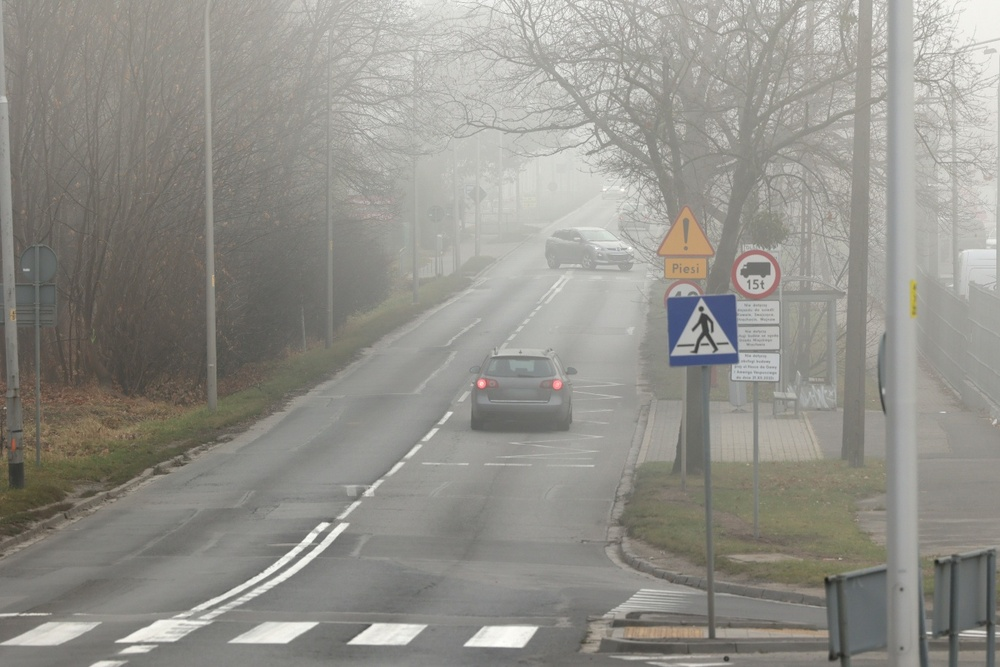
#> input picture 3주차 실습/mistyroad.jpg, 1000 x 667 px, shrunk from 1368 x 912 before the run
$ python '1.이진화 및 히스토그램 분석.py'
#> lines starting #> are read from the running program, lines starting #| are printed output that depends on the picture; after the words box and inside, x2 and y2 are one past the last pixel; in counts of white or black regions, pixels touching at a corner belong together
import cv2 as cv
import numpy as np
import sys
import matplotlib.pyplot as plt


img = cv.imread('./mistyroad.jpg')
#> img is the input picture: shape (667, 1000, 3); mean B, G, R 138.7, 145, 146.5
if img is None:
    sys.exit("이미지를 불러올 수 없습니다.")

gray = cv.cvtColor(img, cv.COLOR_BGR2GRAY)
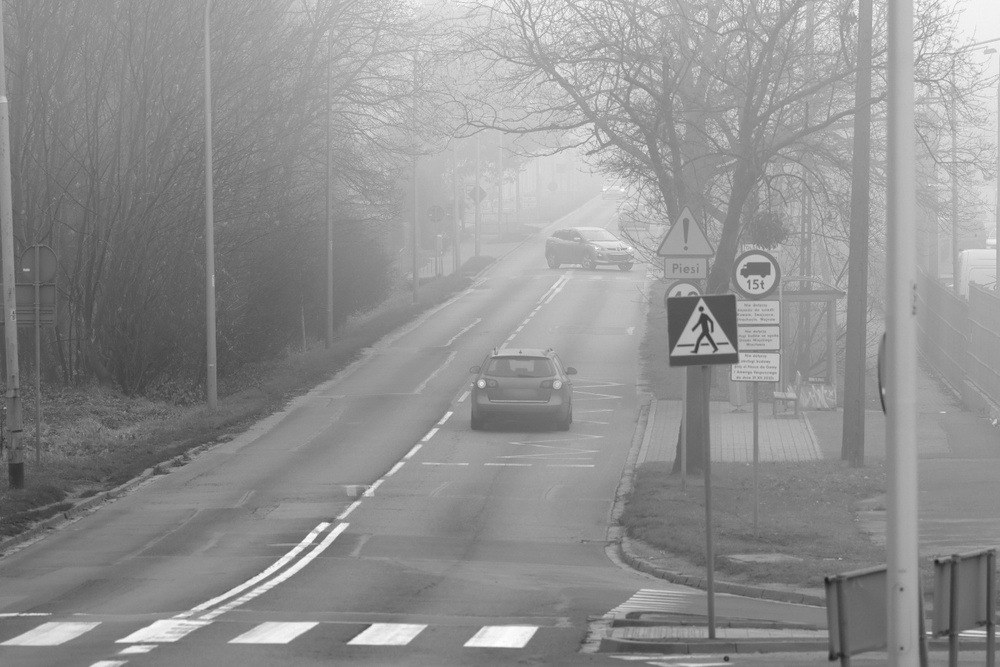
#> gray: shape (667, 1000); min 28, max 255, mean 144.8

t, binary = cv.threshold(gray, 127, 255, cv.THRESH_BINARY)
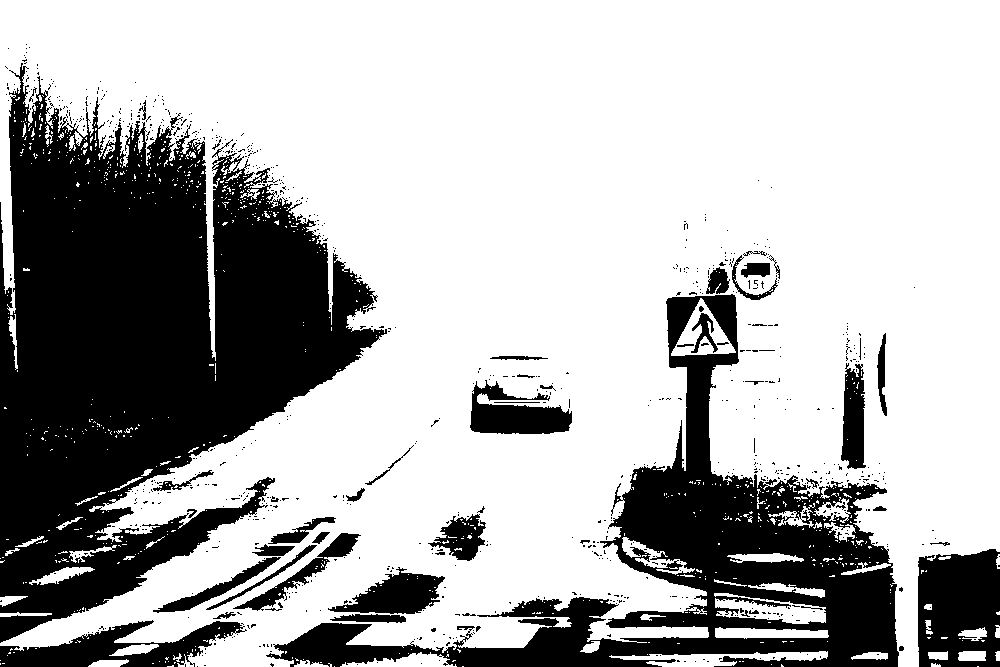
#> binary: shape (667, 1000); 69.5% white; 807 black regions (754 under 20 px), largest, box (x1, y1, x2, y2) and area: (0, 63, 387, 643) 117309, (266, 294, 899, 667) 53285, (918, 549, 1000, 667) 8193

hist_gray = cv.calcHist([gray], [0], None, [256], [0, 256])
#> hist_gray = 256 values, max 9114 at index 139, min 0 at index 0, mean 2605.5
hist_binary = cv.calcHist([binary], [0], None, [256], [0, 256])
#> hist_binary = 256 values, max 463303 at index 255, min 0 at index 1, mean 2605.5

plt.figure(figsize=(16, 7))

plt.subplot(2, 3, 1)
plt.imshow(cv.cvtColor(img, cv.COLOR_BGR2RGB))
plt.title("Original img")
plt.axis("off")

plt.subplot(2, 3, 2)
plt.imshow(gray, cmap="gray")
plt.title("Grayscale img")
plt.axis("off")

plt.subplot(2, 3, 3)
plt.imshow(binary, cmap="gray")
plt.title("Binary img")
plt.axis("off")

plt.subplot(2, 3, 5)
plt.plot(hist_gray, color='blue')
plt.title("Grayscale Histogram")
plt.xlabel("Pixel Value")
plt.ylabel("Frequency")

plt.subplot(2, 3, 6)
plt.plot(hist_binary, color='black')
plt.title("Binary Histogram")
plt.xlabel("Pixel Value")
plt.ylabel("Frequency")

plt.tight_layout()
plt.show()
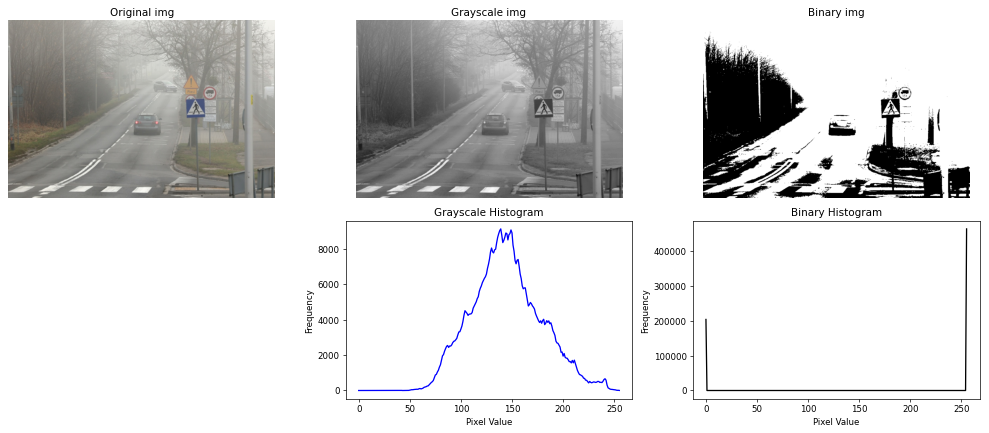
#> figure drawn by matplotlib, 5 panels; panel 4: curve peaks at x = 139, y = 9114; panel 5: curve peaks at x = 255, y = 463303
